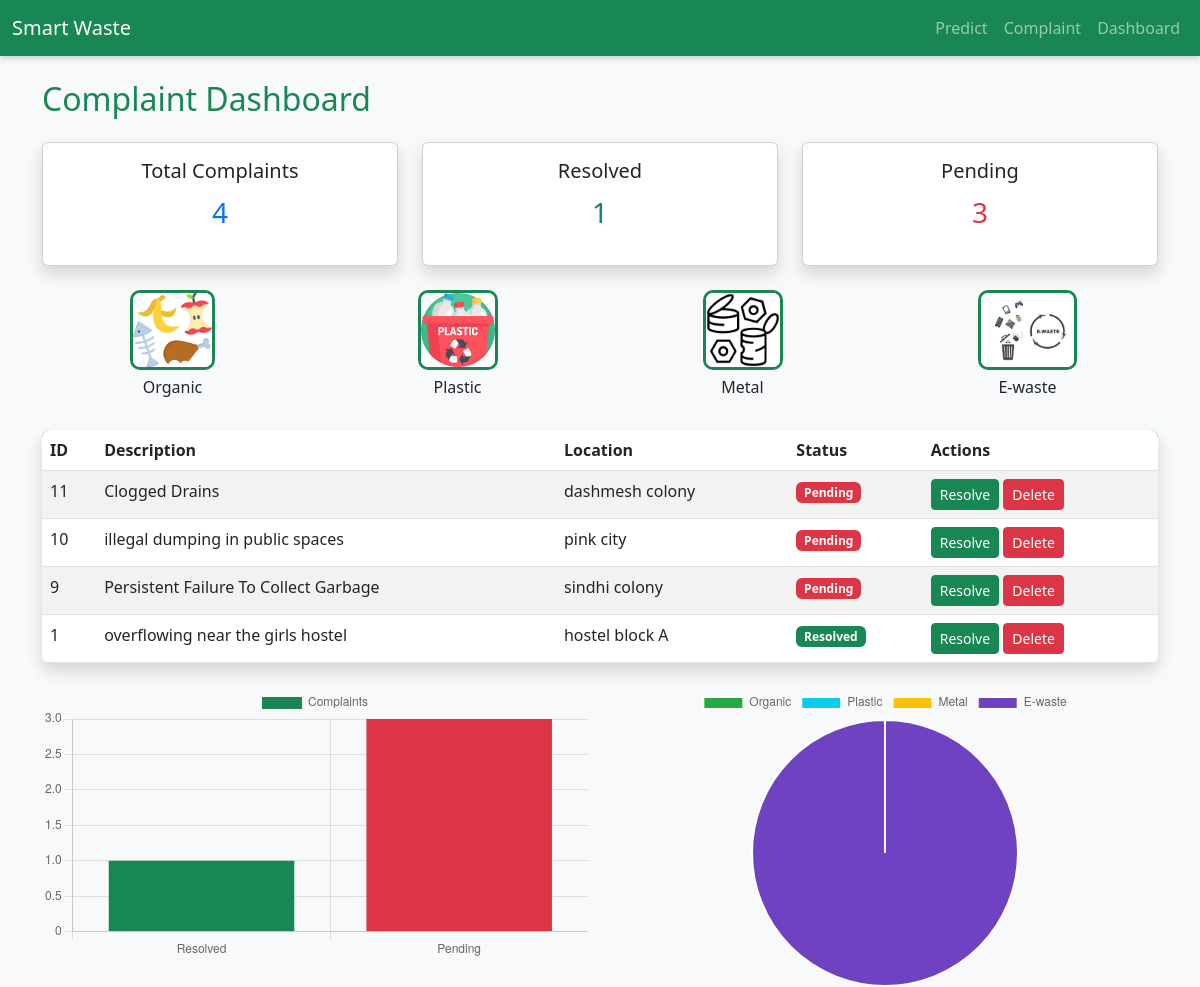
/dashboard, run on the app's committed database.
### tables this page shows
CREATE TABLE complaints (id INTEGER PRIMARY KEY AUTOINCREMENT, description TEXT, location TEXT, status TEXT);

### backend/app.py (the view)
@app.route("/dashboard")
def dashboard():
    conn = get_db_connection()
    complaints = conn.execute("SELECT * FROM complaints ORDER BY id DESC").fetchall()
    conn.close()
    total = len(complaints)
    resolved = sum(1 for c in complaints if c["status"] == "Resolved")
    pending = total - resolved
    bin_levels = {"E-waste": 20, "metal": 55, "organic": 70, "plastic": 40}
    return render_template("dashboard.html",
                           complaints=complaints,
                           total=total,
                           resolved=resolved,
                           pending=pending,
                           bin_levels=bin_levels)

### backend/app.py (called while the page is built)
def get_db_connection():
    conn = sqlite3.connect("complaints.db")
    conn.row_factory = sqlite3.Row
    return conn

### backend/templates/dashboard.html
{% extends "base.html" %}
{% block content %}
  <h2 class="text-success mb-4">Complaint Dashboard</h2>
  <div class="row mb-4">
    <div class="col-md-4">
      <div class="card text-center shadow">
        <div class="card-body">
          <h5>Total Complaints</h5>
          <p class="fs-3 text-primary">{{ total }}</p>
        </div>
      </div>
    </div>
    <div class="col-md-4">
      <div class="card text-center shadow">
        <div class="card-body">
          <h5>Resolved</h5>
          <p class="fs-3 text-success">{{ resolved }}</p>
        </div>
      </div>
    </div>
    <div class="col-md-4">
      <div class="card text-center shadow">
        <div class="card-body">
          <h5>Pending</h5>
          <p class="fs-3 text-danger">{{ pending }}</p>
        </div>
      </div>
    </div>
  </div>
  <div class="row text-center icons-row mb-4">
    <div class="col-md-3">
      <img src="{{ url_for('static', filename='icons/organic.png') }}" class="img-fluid mb-2" style="height:80px;">
      <h6>Organic</h6>
    </div>
    <div class="col-md-3">
      <img src="{{ url_for('static', filename='icons/plastic.png') }}" class="img-fluid mb-2" style="height:80px;">
      <h6>Plastic</h6>
    </div>
    <div class="col-md-3">
      <img src="{{ url_for('static', filename='icons/metal.png') }}" class="img-fluid mb-2" style="height:80px;">
      <h6>Metal</h6>
    </div>
    <div class="col-md-3">
      <img src="{{ url_for('static', filename='icons/ewaste.png') }}" class="img-fluid mb-2" style="height:80px;">
      <h6>E‑waste</h6>
    </div>
  </div>
  <table class="table table-striped shadow">
    <thead>
      <tr>
        <th>ID</th>
        <th>Description</th>
        <th>Location</th>
        <th>Status</th>
        <th>Actions</th>
      </tr>
    </thead>
    <tbody>
      {% for c in complaints %}
      <tr>
        <td>{{ c.id }}</td>
        <td>{{ c.description }}</td>
        <td>{{ c.location }}</td>
        <td>
          {% if c.status == "Resolved" %}
            <span class="badge bg-success">Resolved</span>
          {% else %}
            <span class="badge bg-danger">Pending</span>
          {% endif %}
        </td>
        <td>
          <a href="{{ url_for('resolve_complaint', complaint_id=c.id) }}" class="btn btn-sm btn-success">Resolve</a>
          <a href="{{ url_for('delete_complaint', complaint_id=c.id) }}" class="btn btn-sm btn-danger">Delete</a>
        </td>
      </tr>
      {% endfor %}
    </tbody>
  </table>
  <div class="row mt-4">
    <div class="col-md-6">
      <canvas id="complaintChart"></canvas>
    </div>
    <div class="col-md-6">
      <canvas id="binChart"></canvas>
    </div>
  </div>
  <script>
    // Complaint chart
    const ctx1 = document.getElementById('complaintChart');
    new Chart(ctx1, {
      type: 'bar',
      data: {
        labels: ['Resolved', 'Pending'],
        datasets: [{
          label: 'Complaints',
          data: [{{ resolved }}, {{ pending }}],
          backgroundColor: ['#198754', '#dc3545']
        }]
      }
    });
    // Bin chart
    const ctx2 = document.getElementById('binChart');
    new Chart(ctx2, {
      type: 'pie',
      data: {
        labels: ['Organic', 'Plastic', 'Metal', 'E-waste'],
        datasets: [{
          data: [{{ bin_levels['Organic'] }}, {{ bin_levels['Plastic'] }}, {{ bin_levels['Metal'] }}, {{ bin_levels['E-waste'] }}],
          backgroundColor: ['#28a745', '#0dcaf0', '#ffc107', '#6f42c1']
        }]
      }
    });
  </script>
{% endblock %}

### backend/templates/base.html (shortened to what this page needs)
<!DOCTYPE html>
<html lang="en">
<head>
  <link rel="stylesheet" href="{{ url_for('static', filename='style.css') }}">
  <link rel="stylesheet" href="https://cdn.jsdelivr.net/npm/bootstrap@5.3.0/dist/css/bootstrap.min.css">
</head>
<body class="bg-light">
  <nav class="navbar navbar-expand-lg navbar-dark bg-success">
    <div class="container-fluid">
      <a class="navbar-brand" href="{{ url_for('index') }}">Smart Waste</a>
      <div class="collapse navbar-collapse" id="navbarNav">
        <ul class="navbar-nav ms-auto">
          <li class="nav-item"><a class="nav-link" href="{{ url_for('index') }}">Predict</a></li>
          <li class="nav-item"><a class="nav-link" href="{{ url_for('complaint') }}">Complaint</a></li>
          <li class="nav-item"><a class="nav-link" href="{{ url_for('dashboard') }}">Dashboard</a></li>
        </ul>
      </div>
    </div>
  </nav>
  <div class="container mt-4">
    {% block content %}{% endblock %}
  </div>
</body>
</html>

### backend/static/style.css (style rules this page uses)
body { font-family: 'Segoe UI', Tahoma, Geneva, Verdana, sans-serif; background-color: #f8f9fa; color: #333; }
.navbar { box-shadow: 0 2px 6px rgba(0,0,0,0.2); }
h2 { font-weight: 600; color: #198754; }
.card { border-radius: 10px; border: none; }
.btn-success { background-color: #198754; border: none; }
.table { border-radius: 8px; overflow: hidden; }
.table thead { background-color: #198754; color: #fff; }
.icons-row img { transition: transform 0.3s ease; }
canvas { max-height: 300px; }
img.img-fluid { max-width: 400px; border: 3px solid #198754; border-radius: 10px; }
.btn-success { font-size: 1.2rem; border-radius: 30px; }

### data on the page
complaints: id "11", description "Clogged Drains", location "dashmesh colony", status "Pending"
complaints: id "10", description "illegal dumping in public spaces", location "pink city", status "Pending"
complaints: id "9", description "Persistent Failure To Collect Garbage", location "sindhi colony", status "Pending"
complaints: id "1", description "overflowing near the girls hostel", location "hostel block A", status "Resolved"

### other printed values
{{ total }} "4"
{{ resolved }} "1"
{{ pending }} "3"
chart data {{ resolved }} 1
chart data {{ pending }} 3
